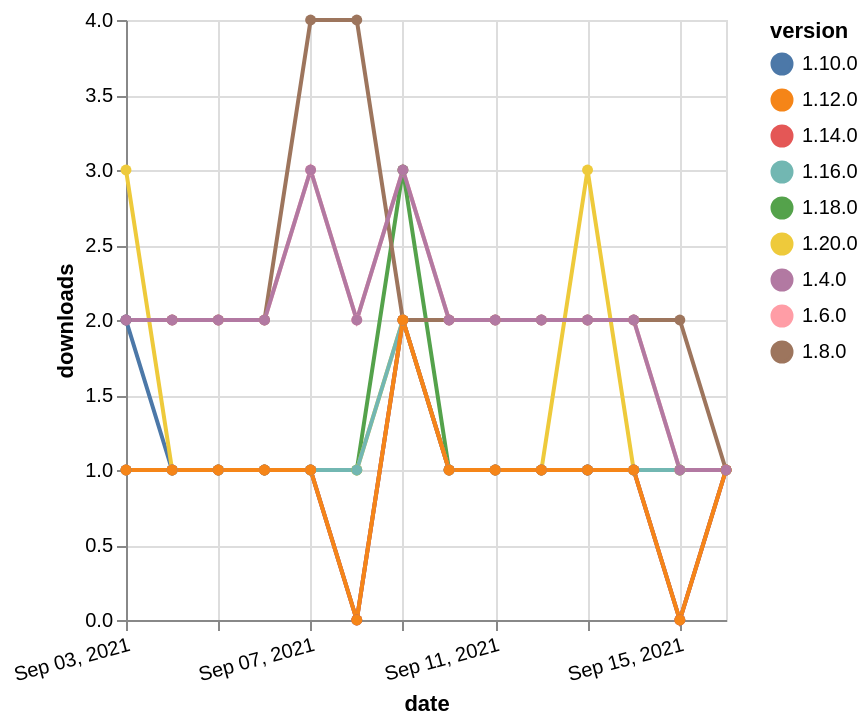

Vega-Lite specification stored for this chart:
### Vega-Lite specification from a JSON file in a GitHub repository (floating-point values rounded to 4 significant figures)
{"$schema": "https://vega.github.io/schema/vega-lite/v5.json", "description": "A simple bar chart with embedded data.", "data": {"values": [{"date": "2021-09-03", "total": 2639, "delta": 2, "version": "1.6.0"}, {"date": "2021-09-04", "total": 2641, "delta": 2, "version": "1.6.0"}, {"date": "2021-09-05", "total": 2643, "delta": 2, "version": "1.6.0"}, {"date": "2021-09-06", "total": 2645, "delta": 2, "version": "1.6.0"}, {"date": "2021-09-07", "total": 2648, "delta": 3, "version": "1.6.0"}, {"date": "2021-09-08", "total": 2650, "delta": 2, "version": "1.6.0"}, {"date": "2021-09-09", "total": 2653, "delta": 3, "version": "1.6.0"}, {"date": "2021-09-10", "total": 2655, "delta": 2, "version": "1.6.0"}, {"date": "2021-09-11", "total": 2657, "delta": 2, "version": "1.6.0"}, {"date": "2021-09-12", "total": 2659, "delta": 2, "version": "1.6.0"}, {"date": "2021-09-13", "total": 2661, "delta": 2, "version": "1.6.0"}, {"date": "2021-09-14", "total": 2663, "delta": 2, "version": "1.6.0"}, {"date": "2021-09-15", "total": 2664, "delta": 1, "version": "1.6.0"}, {"date": "2021-09-16", "total": 2665, "delta": 1, "version": "1.6.0"}, {"date": "2021-09-03", "total": 182, "delta": 1, "version": "1.18.0"}, {"date": "2021-09-04", "total": 183, "delta": 1, "version": "1.18.0"}, {"date": "2021-09-05", "total": 184, "delta": 1, "version": "1.18.0"}, {"date": "2021-09-06", "total": 185, "delta": 1, "version": "1.18.0"}, {"date": "2021-09-07", "total": 186, "delta": 1, "version": "1.18.0"}, {"date": "2021-09-08", "total": 187, "delta": 1, "version": "1.18.0"}, {"date": "2021-09-09", "total": 190, "delta": 3, "version": "1.18.0"}, {"date": "2021-09-10", "total": 191, "delta": 1, "version": "1.18.0"}, {"date": "2021-09-11", "total": 192, "delta": 1, "version": "1.18.0"}, {"date": "2021-09-12", "total": 193, "delta": 1, "version": "1.18.0"}, {"date": "2021-09-13", "total": 194, "delta": 1, "version": "1.18.0"}, {"date": "2021-09-14", "total": 195, "delta": 1, "version": "1.18.0"}, {"date": "2021-09-15", "total": 196, "delta": 1, "version": "1.18.0"}, {"date": "2021-09-16", "total": 197, "delta": 1, "version": "1.18.0"}, {"date": "2021-09-03", "total": 2565, "delta": 2, "version": "1.8.0"}, {"date": "2021-09-04", "total": 2567, "delta": 2, "version": "1.8.0"}, {"date": "2021-09-05", "total": 2569, "delta": 2, "version": "1.8.0"}, {"date": "2021-09-06", "total": 2571, "delta": 2, "version": "1.8.0"}, {"date": "2021-09-07", "total": 2575, "delta": 4, "version": "1.8.0"}, {"date": "2021-09-08", "total": 2579, "delta": 4, "version": "1.8.0"}, {"date": "2021-09-09", "total": 2581, "delta": 2, "version": "1.8.0"}, {"date": "2021-09-10", "total": 2583, "delta": 2, "version": "1.8.0"}, {"date": "2021-09-11", "total": 2585, "delta": 2, "version": "1.8.0"}, {"date": "2021-09-12", "total": 2587, "delta": 2, "version": "1.8.0"}, {"date": "2021-09-13", "total": 2589, "delta": 2, "version": "1.8.0"}, {"date": "2021-09-14", "total": 2591, "delta": 2, "version": "1.8.0"}, {"date": "2021-09-15", "total": 2593, "delta": 2, "version": "1.8.0"}, {"date": "2021-09-16", "total": 2594, "delta": 1, "version": "1.8.0"}, {"date": "2021-09-03", "total": 244, "delta": 2, "version": "1.10.0"}, {"date": "2021-09-04", "total": 245, "delta": 1, "version": "1.10.0"}, {"date": "2021-09-05", "total": 246, "delta": 1, "version": "1.10.0"}, {"date": "2021-09-06", "total": 247, "delta": 1, "version": "1.10.0"}, {"date": "2021-09-07", "total": 248, "delta": 1, "version": "1.10.0"}, {"date": "2021-09-08", "total": 248, "delta": 0, "version": "1.10.0"}, {"date": "2021-09-09", "total": 250, "delta": 2, "version": "1.10.0"}, {"date": "2021-09-10", "total": 251, "delta": 1, "version": "1.10.0"}, {"date": "2021-09-11", "total": 252, "delta": 1, "version": "1.10.0"}, {"date": "2021-09-12", "total": 253, "delta": 1, "version": "1.10.0"}, {"date": "2021-09-13", "total": 254, "delta": 1, "version": "1.10.0"}, {"date": "2021-09-14", "total": 255, "delta": 1, "version": "1.10.0"}, {"date": "2021-09-15", "total": 255, "delta": 0, "version": "1.10.0"}, {"date": "2021-09-16", "total": 256, "delta": 1, "version": "1.10.0"}, {"date": "2021-09-03", "total": 126, "delta": 3, "version": "1.20.0"}, {"date": "2021-09-04", "total": 127, "delta": 1, "version": "1.20.0"}, {"date": "2021-09-05", "total": 128, "delta": 1, "version": "1.20.0"}, {"date": "2021-09-06", "total": 129, "delta": 1, "version": "1.20.0"}, {"date": "2021-09-07", "total": 130, "delta": 1, "version": "1.20.0"}, {"date": "2021-09-08", "total": 131, "delta": 1, "version": "1.20.0"}, {"date": "2021-09-09", "total": 133, "delta": 2, "version": "1.20.0"}, {"date": "2021-09-10", "total": 134, "delta": 1, "version": "1.20.0"}, {"date": "2021-09-11", "total": 135, "delta": 1, "version": "1.20.0"}, {"date": "2021-09-12", "total": 136, "delta": 1, "version": "1.20.0"}, {"date": "2021-09-13", "total": 139, "delta": 3, "version": "1.20.0"}, {"date": "2021-09-14", "total": 140, "delta": 1, "version": "1.20.0"}, {"date": "2021-09-15", "total": 141, "delta": 1, "version": "1.20.0"}, {"date": "2021-09-16", "total": 142, "delta": 1, "version": "1.20.0"}, {"date": "2021-09-03", "total": 156, "delta": 1, "version": "1.16.0"}, {"date": "2021-09-04", "total": 157, "delta": 1, "version": "1.16.0"}, {"date": "2021-09-05", "total": 158, "delta": 1, "version": "1.16.0"}, {"date": "2021-09-06", "total": 159, "delta": 1, "version": "1.16.0"}, {"date": "2021-09-07", "total": 160, "delta": 1, "version": "1.16.0"}, {"date": "2021-09-08", "total": 161, "delta": 1, "version": "1.16.0"}, {"date": "2021-09-09", "total": 163, "delta": 2, "version": "1.16.0"}, {"date": "2021-09-10", "total": 164, "delta": 1, "version": "1.16.0"}, {"date": "2021-09-11", "total": 165, "delta": 1, "version": "1.16.0"}, {"date": "2021-09-12", "total": 166, "delta": 1, "version": "1.16.0"}, {"date": "2021-09-13", "total": 167, "delta": 1, "version": "1.16.0"}, {"date": "2021-09-14", "total": 168, "delta": 1, "version": "1.16.0"}, {"date": "2021-09-15", "total": 169, "delta": 1, "version": "1.16.0"}, {"date": "2021-09-16", "total": 170, "delta": 1, "version": "1.16.0"}, {"date": "2021-09-03", "total": 182, "delta": 1, "version": "1.14.0"}, {"date": "2021-09-04", "total": 183, "delta": 1, "version": "1.14.0"}, {"date": "2021-09-05", "total": 184, "delta": 1, "version": "1.14.0"}, {"date": "2021-09-06", "total": 185, "delta": 1, "version": "1.14.0"}, {"date": "2021-09-07", "total": 186, "delta": 1, "version": "1.14.0"}, {"date": "2021-09-08", "total": 186, "delta": 0, "version": "1.14.0"}, {"date": "2021-09-09", "total": 188, "delta": 2, "version": "1.14.0"}, {"date": "2021-09-10", "total": 189, "delta": 1, "version": "1.14.0"}, {"date": "2021-09-11", "total": 190, "delta": 1, "version": "1.14.0"}, {"date": "2021-09-12", "total": 191, "delta": 1, "version": "1.14.0"}, {"date": "2021-09-13", "total": 192, "delta": 1, "version": "1.14.0"}, {"date": "2021-09-14", "total": 193, "delta": 1, "version": "1.14.0"}, {"date": "2021-09-15", "total": 193, "delta": 0, "version": "1.14.0"}, {"date": "2021-09-16", "total": 194, "delta": 1, "version": "1.14.0"}, {"date": "2021-09-03", "total": 190, "delta": 1, "version": "1.12.0"}, {"date": "2021-09-04", "total": 191, "delta": 1, "version": "1.12.0"}, {"date": "2021-09-05", "total": 192, "delta": 1, "version": "1.12.0"}, {"date": "2021-09-06", "total": 193, "delta": 1, "version": "1.12.0"}, {"date": "2021-09-07", "total": 194, "delta": 1, "version": "1.12.0"}, {"date": "2021-09-08", "total": 194, "delta": 0, "version": "1.12.0"}, {"date": "2021-09-09", "total": 196, "delta": 2, "version": "1.12.0"}, {"date": "2021-09-10", "total": 197, "delta": 1, "version": "1.12.0"}, {"date": "2021-09-11", "total": 198, "delta": 1, "version": "1.12.0"}, {"date": "2021-09-12", "total": 199, "delta": 1, "version": "1.12.0"}, {"date": "2021-09-13", "total": 200, "delta": 1, "version": "1.12.0"}, {"date": "2021-09-14", "total": 201, "delta": 1, "version": "1.12.0"}, {"date": "2021-09-15", "total": 201, "delta": 0, "version": "1.12.0"}, {"date": "2021-09-16", "total": 202, "delta": 1, "version": "1.12.0"}, {"date": "2021-09-03", "total": 2643, "delta": 2, "version": "1.4.0"}, {"date": "2021-09-04", "total": 2645, "delta": 2, "version": "1.4.0"}, {"date": "2021-09-05", "total": 2647, "delta": 2, "version": "1.4.0"}, {"date": "2021-09-06", "total": 2649, "delta": 2, "version": "1.4.0"}, {"date": "2021-09-07", "total": 2652, "delta": 3, "version": "1.4.0"}, {"date": "2021-09-08", "total": 2654, "delta": 2, "version": "1.4.0"}, {"date": "2021-09-09", "total": 2657, "delta": 3, "version": "1.4.0"}, {"date": "2021-09-10", "total": 2659, "delta": 2, "version": "1.4.0"}, {"date": "2021-09-11", "total": 2661, "delta": 2, "version": "1.4.0"}, {"date": "2021-09-12", "total": 2663, "delta": 2, "version": "1.4.0"}, {"date": "2021-09-13", "total": 2665, "delta": 2, "version": "1.4.0"}, {"date": "2021-09-14", "total": 2667, "delta": 2, "version": "1.4.0"}, {"date": "2021-09-15", "total": 2668, "delta": 1, "version": "1.4.0"}, {"date": "2021-09-16", "total": 2669, "delta": 1, "version": "1.4.0"}]}, "width": "container", "mark": {"type": "line", "point": {"filled": true}}, "encoding": {"x": {"field": "date", "type": "temporal", "timeUnit": "yearmonthdate", "title": "date", "axis": {"labelAngle": -15}}, "y": {"field": "delta", "type": "quantitative", "title": "downloads"}, "color": {"field": "version", "type": "nominal"}, "tooltip": {"field": "delta"}}}
